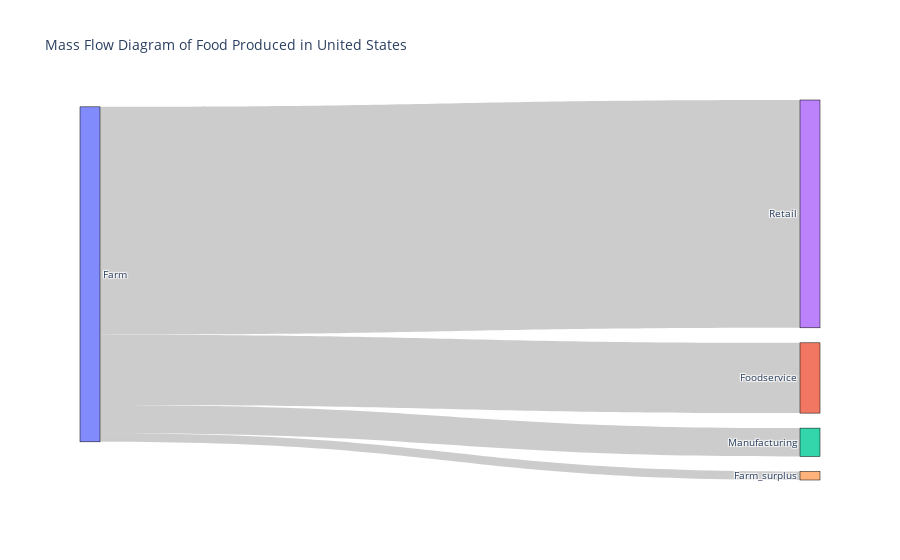

Notebook code cell kept with this figure:
### Code cell
import pandas as pd
import plotly.graph_objects as go

# Load data into a DataFrame, skip the first three rows
data = pd.read_csv('ReFED_US_Food_Surplus_Summary.csv', skiprows=3)

# Filter rows containing the useful sectors
data = data[data['sector'].isin(['Farm', 'Manufacturing', 'Foodservice', 'Retail'])]

# Calculate the total sum of tons_supply and tons_surplus for each sector
grouped_data_supply = data.groupby('sector')['tons_supply'].sum().reset_index()
grouped_data_surplus = data.groupby('sector')['tons_surplus'].sum().reset_index()

# Create a mapping of sector names to numeric labels
sector_mapping = {sector: i for i, sector in enumerate(grouped_data_supply['sector'].unique())}
sector_mapping['Farm_surplus'] = len(sector_mapping)
sector_mapping['Gap'] = len(sector_mapping)

# Create a list of labels for the Sankey diagram
labels = list(sector_mapping.keys())

# Calculate the gap between the Farm's tons_supply and the sum of the other sectors
farm_supply = grouped_data_supply.loc[grouped_data_supply['sector'] == 'Farm', 'tons_supply'].values[0]
sum_others = grouped_data_supply.loc[grouped_data_supply['sector'].isin(['Manufacturing', 'Retail', 'Foodservice']), 'tons_supply'].sum()
gap = farm_supply - sum_others

# Create the sources, targets, and values for the Sankey diagram links
sources = [sector_mapping['Farm']] * 5
targets = [sector_mapping['Manufacturing'], sector_mapping['Retail'], sector_mapping['Foodservice'], sector_mapping['Farm_surplus'], sector_mapping['Gap']]
link_values = grouped_data_supply.loc[grouped_data_supply['sector'].isin(['Manufacturing', 'Retail', 'Foodservice']), 'tons_supply'].tolist() + [grouped_data_surplus.loc[grouped_data_surplus['sector'] == 'Farm', 'tons_surplus'].values[0]] + [gap]

# Create Sankey diagram
fig = go.Figure(go.Sankey(
    node=dict(
        pad=15,
        thickness=20,
        line=dict(color='black', width=0.5),
        label=labels
    ),
    link=dict(
        source=sources,
        target=targets,
        value=link_values
    )
))

# Set Sankey diagram title
fig.update_layout(title_text='Mass Flow Diagram of Food Produced in United States', font_size=10)

# Show Sankey diagram
fig.show()

### Figure 1 — Plotly figure (JSON) as saved in the notebook; plotly's stock layout.template omitted (floating-point values rounded to 4 significant figures)
{"data": [{"link": {"source": [0, 0, 0, 0, 0], "target": [2, 3, 1, 4, 5], "value": [662900000.0, 5328000000.0, 1644000000.0, 199900000.0, -6351000000.0]}, "node": {"label": ["Farm", "Foodservice", "Manufacturing", "Retail", "Farm_surplus", "Gap"], "line": {"color": "black", "width": 0.5}, "pad": 15, "thickness": 20}, "type": "sankey"}], "layout": {"font": {"size": 10}, "title": {"text": "Mass Flow Diagram of Food Produced in United States"}}}
